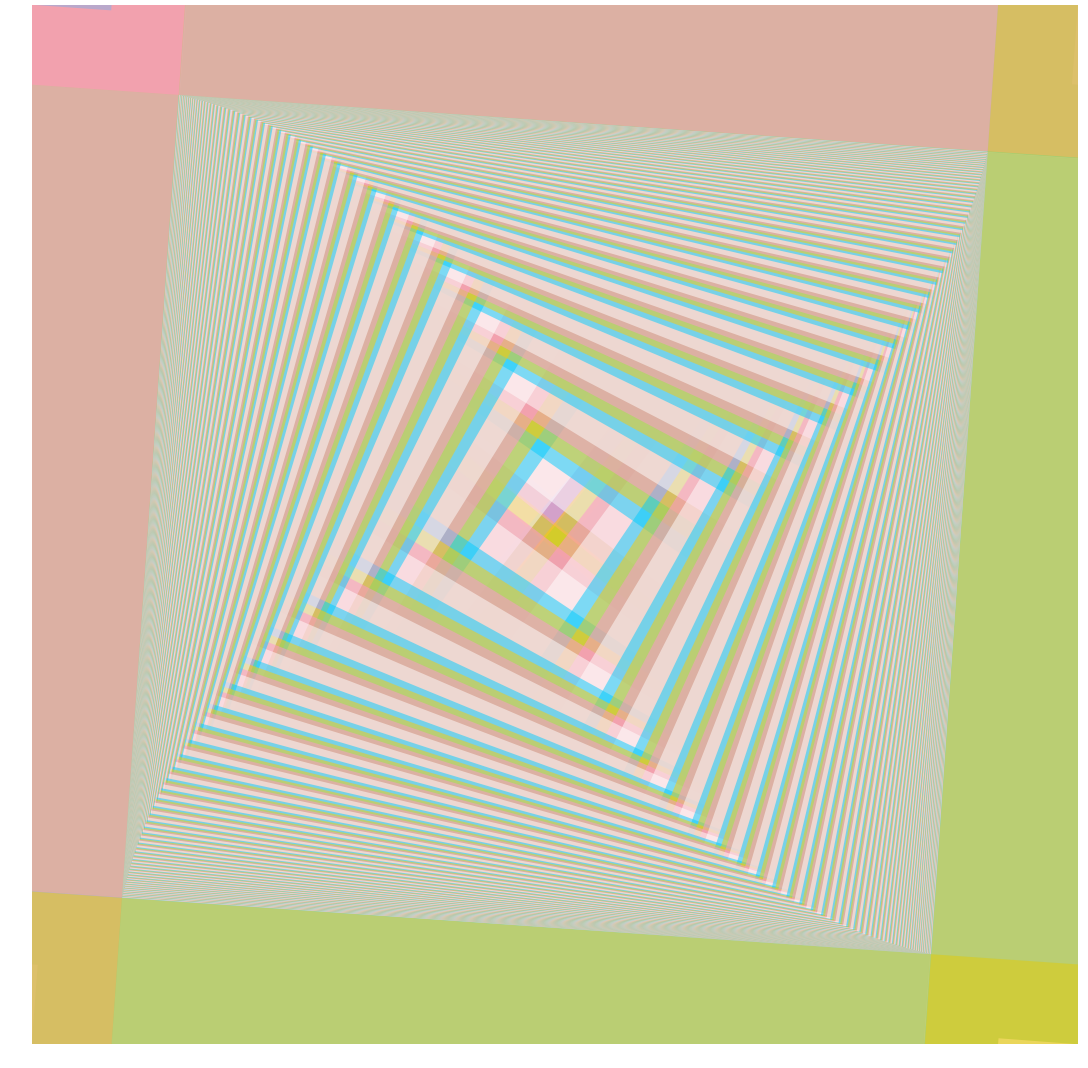

This figure's Python source:
import numpy as np
import pylab as pl
from matplotlib import collections  as mc
import matplotlib
import random


#lines = [[(0, 1), (1, 1)], [(2, 3), (3, 3)], [(1, 2), (1, 3)]]
#c = np.array([(0, 0, 0, 1), (0, 1, 0, 1), (0, 0, 1, 1)])

lines = [[(0,0),(1,0)]]
c = np.array([(0.58,0,0.83,1)]) # purple
random.shuffle(c[0])
c[0][3] = .5
CC = c
c = np.array([(0,0,1,1)]) # blue
random.shuffle(c[0])
c[0][3] = .5
CC = np.append(CC, c, axis=0)
c = np.array([(0,1,.8,1)]) # green
random.shuffle(c[0])
c[0][3] = .5
CC = np.append(CC, c, axis=0)
c = np.array([(1,1,.8,1)]) # yellow
random.shuffle(c[0])
c[0][3] = .5
CC = np.append(CC, c, axis=0)
c = np.array([(1,0,.8,1)]) # red
random.shuffle(c[0])
c[0][3] = .5
CC = np.append(CC, c, axis=0)

#lines = [[(0,0),(1,0)]]
#c = np.array([(0.58,0,0.83,1)]) # purple
#CC = c
#c = np.array([(0,0,1,1)]) # blue
#CC = np.append(CC, c, axis=0)
#c = np.array([(0,1,0,1)]) # green
#CC = np.append(CC, c, axis=0)
#c = np.array([(1,1,0,1)]) # yellow
#CC = np.append(CC, c, axis=0)
#c = np.array([(1,0,0,1)]) # red
#CC = np.append(CC, c, axis=0)

CCC = [CC[0]]
cCounter = 0

def lineDraw(x1, y1, x2, y2, colorVec, counter):
	global CCC
	global cCounter
	CCC = np.append(colorVec, [CC[cCounter]], axis=0)
	lines.append([(x1,y1),(x2,y2)])
	cCounter = (counter + 1) % 5
	return
	
m = 0.062
iter = 231
thickness = 114.751

for step in range(0,iter):
	lineDraw(x1=0, y1=0, x2=1, y2=0 + m*step, colorVec=CCC, counter=cCounter) # A
	lineDraw(x1=0, y1=0, x2=1 - m*step, y2=1, colorVec=CCC, counter=cCounter) # B
	lineDraw(x1=1, y1=0, x2=1 - m*step, y2=1, colorVec=CCC, counter=cCounter) # C
	lineDraw(x1=1, y1=0, x2=0, y2=1 - m*step, colorVec=CCC, counter=cCounter) # D
	lineDraw(x1=0, y1=1, x2=1, y2=1 + m*step, colorVec=CCC, counter=cCounter) # H
	lineDraw(x1=0, y1=1, x2=0 + m*step, y2=0, colorVec=CCC, counter=cCounter) # G
	lineDraw(x1=1, y1=1, x2=0 + m*step, y2=0, colorVec=CCC, counter=cCounter) # F
	lineDraw(x1=1, y1=1, x2=0, y2=1 - m*step, colorVec=CCC, counter=cCounter) # E

lc = mc.LineCollection(lines, colors=CCC, linewidths=thickness)
fig, ax = pl.subplots()
fig.set_size_inches(13.5, 13.5)
ax.add_collection(lc)
pl.axis('off')
pl.savefig('rainbow.png', pad_inches=0, bbox_inches='tight')
pl.show()
